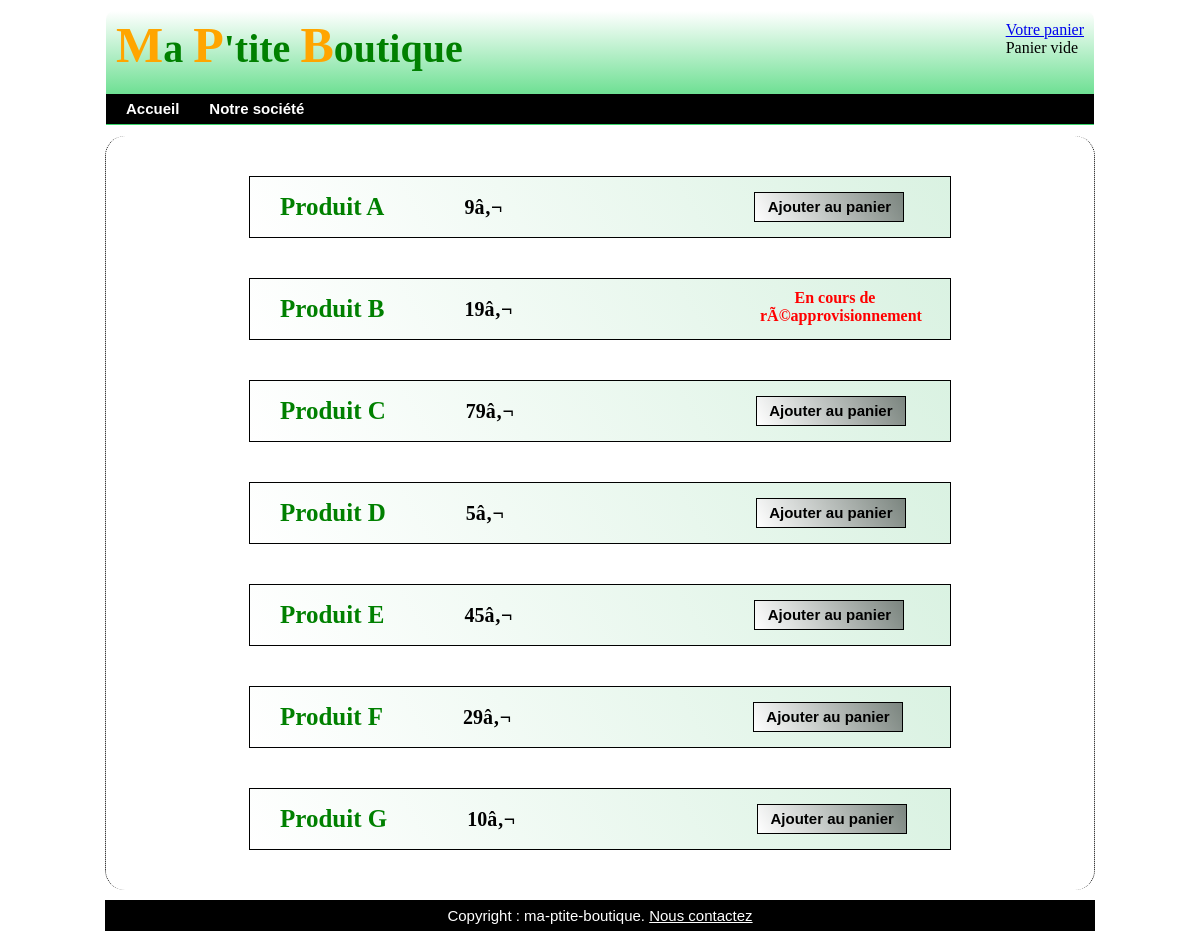
The page / on the database its author committed.
### tables this page shows
CREATE TABLE IF NOT EXISTS `products` (
  `IDProduct` int(11) NOT NULL AUTO_INCREMENT,
  `NameProduct` varchar(255) NOT NULL,
  `PriceProduct` float NOT NULL,
  `StockProduct` int(11) NOT NULL,
  PRIMARY KEY (`IDProduct`)
);

### index.php (the view, shortened to what this page needs)
<?php require_once ('include/inc_connexion.php'); ?>
<?php
$rep = $bdd -> query ('SELECT * FROM products');
$donnees = $rep -> fetchAll();
?>
<!DOCTYPE html>
<html lang="fr">
<head>
<link rel="stylesheet" href="css/style.css" media="screen" />
</head>
<body>
<div id="wrapper">
<?php require_once ('include/inc_header.php') ?>
<section>
<?php
foreach ($donnees as $key => $value)
{
$NameProduct=$value ['NameProduct'];
$PriceProduct = $value ['PriceProduct'];
$id = $value ['IDProduct'];
$stock = $value ['StockProduct'];
?>
<div class="article">
<h2><?php echo $NameProduct; ?></h2>
<p class="prix"><?php echo $PriceProduct.'â‚¬'; ?></p>
<?php
if ($stock > 0)
{
?>
<form action="panier.php" method="post">
<p><input type="submit" name="<?php echo $id; ?>" value="Ajouter au panier"/></p>
</form>
<?php
}
else
{
?>
<p class="reappro">En cours de rÃ©approvisionnement</p>
<?php
}
?>
</div>
<?php
}
?>
</section>
<?php require_once('include/inc_footer.php'); ?>
</div>
</body>
</html>

### include/inc_header.php (shortened to what this page needs)
<header>
<h1><span class="lettrage">M</span>a <span class="lettrage">P</span>'tite <span class="lettrage">B</span>outique</h1>
<nav>
<ul>
<li><a href="index.php">Accueil</a></li>
<li><a href="#">Notre société</a></li>
</ul>
</nav>
<aside id="panier">
<p><a href="panier.php">Votre panier</a></p>
<?php
if (!empty($_SESSION ['panier']))
{
	$nb_article = count($_SESSION ['panier']);
		if ($nb_article === 1)
		{
		?>
		<p><?php echo $nb_article.' article';?></p>
		<?php
		}
		else
		{
		?>
		<p><?php echo $nb_article.' articles';?></p>
		<?php
		}
}
else
{
?>
<p>Panier vide</p>
<?php
}
?>
</aside>
</header>

### include/inc_footer.php
<footer>
<span>Copyright : ma-ptite-boutique.</span>
<span><a href="mailto:info@ma-ptite-boutique.com">Nous contactez</a></span>
</footer>

### css/style.css (style rules this page uses)
* { margin : 0px; padding : 0px; }
#wrapper { width : 990px; margin : 0 auto; }
header { height : 114px; border : 1px solid white; margin : 10px 0; position : relative; background-image:linear-gradient(white, #38d46b); border-radius : 10px 10px 0 0; }
header h1 { margin: 5px 0 20px 10px; font-family : trebuchet; font-size : 40px; color : green; }
.lettrage { font-family : trebuchet; font-size : 50px; color : orange; }
aside { position : absolute; top : 10px; right : 10px; }
nav ul { height : 30px; padding-left : 20px; background-color : black; }
nav li { float : left; list-style-type : none; margin-right : 30px; line-height : 30px; }
nav ul li a { text-decoration : none; font-family : Arial; font-weight : bold; font-size : 15px; color : white; }
section { border-left : 1px dotted black; border-right : 1px dotted black; background-color : white; border-radius : 20px; margin-bottom : 10px; min-height : 500px; padding: 20px 0 20px 0; }
.article { width : 700px; height : 60px; margin: 20px auto; border : 1px solid black; background-image:linear-gradient(60deg, white, #daf2e2); }
.article h2, .article p.prix, .article form { float : left; line-height : 60px; }
.article h2 { margin-left : 30px; font-family : serif; font-size : 25px; font-weight : bold; color : green; }
.article p.prix { width: 40px; height: 62px; margin-left : 80px; font-family : serif; font-size : 20px; font-weight : bold; color : black; }
.article p.reappro { width : 150px; margin-left : 510px; margin-top : 10px; font-family : serif; font-size : 16px; font-weight : bold; color : red; text-align : center; }
.article form p input { margin-left : 250px; width : 150px; height : 30px; font-family : Arial; font-size : 15px; font-weight : bold; color : black; background-image:linear-gradient(60deg, white, #7b857f); border : 1px solid black; cursor : pointer; }
footer, footer span a { height : 30px; line-height : 30px; border-top : 1px solid black; text-align : center; background : black; font-family : Arial; font-size : 15px; color : white; }

### rows shown on the page
products: NameProduct "Produit A", PriceProduct "9"
products: NameProduct "Produit B", PriceProduct "19", StockProduct "En cours de rÃ©approvisionnement"
products: NameProduct "Produit C", PriceProduct "79"
products: NameProduct "Produit D", PriceProduct "5"
products: NameProduct "Produit E", PriceProduct "45"
products: NameProduct "Produit F", PriceProduct "29"
products: NameProduct "Produit G", PriceProduct "10"
